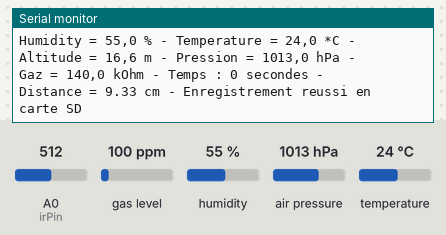
A sketch run on a simulated Arduino Uno, built with avr-gcc and run on an emulated ATmega328P. Parts: the last lines printed to the serial monitor. The inputs (shaded band) are chosen by the test bench; at power-on: gas level 100 ppm, A0 (irPin) = 512, humidity 55 %, air pressure 1013 hPa, temperature 24 °C. Storage starts empty.

Above: at 1.2 s.
1.3 s: gas level set to 20 ppm
At 2.55 s:
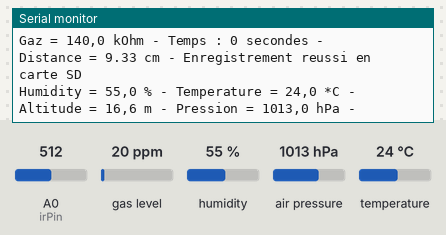
3.8 s: A0 (irPin) set to 716
At 4.89 s:
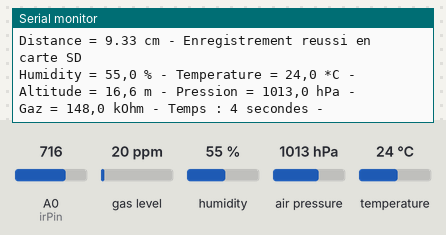
6.3 s: humidity set to 22 %
At 8.4 s:
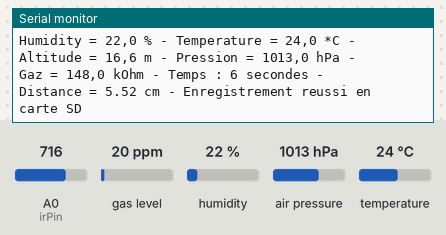
8.8 s: air pressure set to 952 hPa
At 10.9 s:
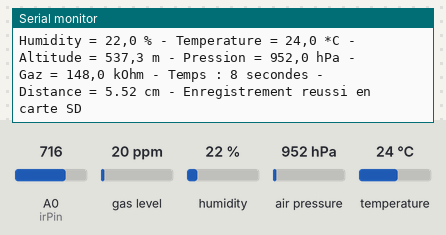
11.3 s: A0 (irPin) set to 992
At 12.3 s:
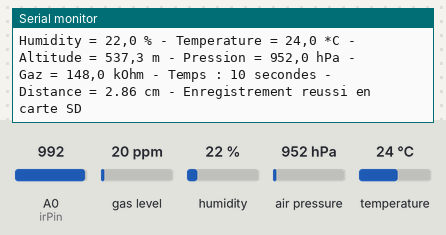
13.8 s: temperature set to 12 °C
At 14.8 s:
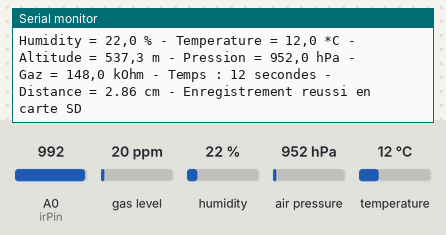
Timing chart, 0 to 16.8 s (numbered marks = the images above; inputs shaded):
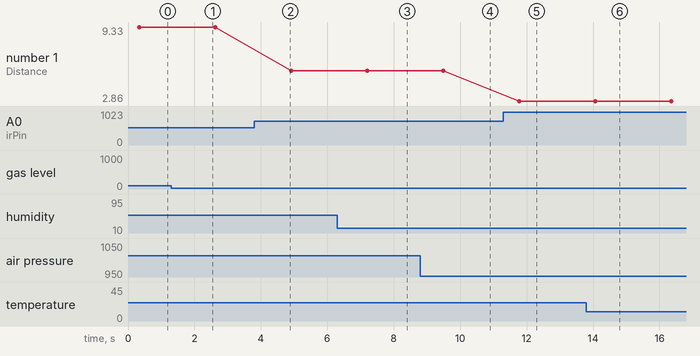

Measured:
- after the input at 6.3 s, the serial monitor: prints a new line after 0.76 s (image 3)
- after the input at 8.8 s, the serial monitor: prints a new line after 0.60 s (image 4)
- after the input at 11.3 s, the serial monitor: prints a new line after 0.48 s (image 5)
- after the input at 13.8 s, the serial monitor: prints a new line after 0.13 s (image 6)
- plotted number 1: 9.33 → 5.52 after the input at 3.8 s, 5.52 → 2.86 after the input at 11.3 s

The sketch:

code_basile.ino
```cpp
/***************************************************************************
  Code de Basile pour le cansat

  Fonctionnalités :
    - Lecture des données du BME680
    - Envoie de ces données à la carte SD

  Les capteurs/modules utilisent le bus SPI ou analogique.

  La valeur de distance du capteur IR est fausse, c'est en attendant un calibrage précis.

  /!\ IMPORTANT : /!\
  /!\ Veuillez mettre un fichier nommé "donnees.csv" dans la carte SD.  /!\
  /!\ Ce fichier doit être VIDE. Importez le code avant d'insérer la    /!\
  /!\ carte SD pour éviter d'avoir des données qui ne sont pas dans la  /!\
  /!\ bonne case...                                                     /!\
  /!\ Modifiez également la valeur SEALEVELPRESSURE_HPA en mettant la   /!\
  /!\ valeur obtenue ici : https://metar-taf.com/LFFW (à droite, en hPa)/!\
  /!\ Cette valeur permet de déterminer l'altitude grâce à la pression  /!\
 ***************************************************************************/

#include <Wire.h>
#include <SPI.h>
#include <Adafruit_Sensor.h>
#include "Adafruit_BME680.h"
#include <SD.h>

const int SD_CS = 9;
const char* nomDuFichier = "donnees.csv";
File monFichier;
const long delaiIntervalleDeMesures = 2000;

#define BME_SCK 13
#define BME_MISO 12
#define BME_MOSI 11
#define BME_CS 10

#define SEALEVELPRESSURE_HPA (1015)

//Adafruit_BME680 bme; // I2C
Adafruit_BME680 bme(BME_CS); // hardware SPI
//Adafruit_BME680 bme(BME_CS, BME_MOSI, BME_MISO,  BME_SCK);

int time;
int irPin = 0; // Pin sur lequel est branché la sortie analogique du capteur IR

void setup() {
  Serial.begin(9600);
  SD.begin(SD_CS);
  while (!Serial);
  Serial.println();
  Serial.println();
  Serial.println(F("BME680 test"));
  time = 0;

  if (!bme.begin()) {
    Serial.println("Impossible de trouver un BME680 valide, verifiez les cablages!");
    while (1);
  }

  Serial.print(F("Initialisation de la carte SD..."));
  if (!SD.begin(SD_CS)) {
    Serial.println();
    Serial.println();
    Serial.println(F("Echec de l'initialisation du lecteur de SD card. Verifiez :"));
    Serial.println(F("1. que la carte SD soit bien inseree"));
    Serial.println(F("2. que votre cablage soit bon"));
    Serial.println(F("3. que la variable 'sdCardPinChipSelect' corresponde bien au branchement de la pin CS de votre carte SD sur l'Arduino"));
    Serial.println(F("Et appuyez sur le bouton RESET de votre Arduino une fois le pb resolu, pour redemarrer ce programme !"));
    while (true);
  }
  Serial.println(F(" reussi !"));
  Serial.println();

  // Set up oversampling and filter initialization
  bme.setTemperatureOversampling(BME680_OS_8X);
  bme.setHumidityOversampling(BME680_OS_2X);
  bme.setPressureOversampling(BME680_OS_4X);
  bme.setIIRFilterSize(BME680_FILTER_SIZE_3);
  bme.setGasHeater(320, 150); // 320*C for 150 ms
}


void loop() {
  if (! bme.performReading()) {
    Serial.println("Impossible de lire sur le BME680 :(");
    return;
  }

  // Lecture des données du BME680
  float tauxHumidite = bme.humidity;        // Lecture du taux d'humidité, exprimé en %
  float temperature = bme.temperature;      // Lecture de la température ambiante, exprimée en degrés celsius
  float altitude = bme.readAltitude(SEALEVELPRESSURE_HPA); // Lecture de l'altitude grâce à la pression en m
  float pression = (bme.pressure / 100.0); // Lecture de la pression atmosphérique en hPa
  float resistanceGaz = (bme.gas_resistance / 1000.0); // Lecture de la résistance électrique du capteur de gaz en kOhm

  // Lecture des données du capteur IR (Gravimètre)
  int sensorValue = analogRead(irPin); // Lit la valeur analogique du capteur
  float distance = (6787.0 / (sensorValue - 3.0)) - 4.0; // Calcule la distance en cm
  // /!\ CETTE VALEUR DE DISTANCE EST FAUSSE /!\

  // Vérification si données bien reçues
  if (isnan(tauxHumidite) || isnan(temperature) || isnan(altitude) || isnan(pression) || isnan(resistanceGaz) || isnan(distance)) {
    Serial.println(F("Une des valeurs du BME n'est pas valide ou absente. Est-il bien branche ?"));
    delay(2000);
    return;         // Si aucune valeur n'a été reçue par l'Arduino, on attend 2 secondes, puis on redémarre la fonction loop()
  }

  // Mise en forme de ces données (un seul chiffre après la virgule)
  String tauxHumiditeArrondi = String(tauxHumidite,1);    // Affichage d'une seule décimale (car précision de 0,1 % ici)
  String temperatureArrondie = String(temperature,1);     // Affichage d'une seule décimale (car précision de 0,1 °C ici)
  String altitudeArrondie = String(altitude,1);           // Affichage d'une seule décimale (car précision de 0.1 m ici)
  String pressionArrondie = String(pression,1);           // Affichage d'une seule décimale (car précision de 0.6 hPa ici)
  String gazArrondie = String(resistanceGaz,1);           // Affichage d'une seule décimale
  String distanceArrondie = String(distance, 1);          // Affichage d'une seule décimale
  tauxHumiditeArrondi.replace(".", ",");                  // et on remplace les séparateurs de décimale, initialement en "." pour devenir ","
  temperatureArrondie.replace(".", ",");                  // (permet par exemple d'affichier 12,76 au lieu de 12.76 (ce qui facilite l'interprétation dans Excel ou tout autre tableur)
  altitudeArrondie.replace(".", ",");
  pressionArrondie.replace(".", ",");
  gazArrondie.replace(".", ",");
  distanceArrondie.replace(".", ",");

  // Affichage des valeurs sur le moniteur série de l'IDE Arduino
  Serial.print("Humidity = "); Serial.print(tauxHumiditeArrondi); Serial.print(" % - ");
  Serial.print("Temperature = "); Serial.print(temperatureArrondie); Serial.println(" *C - ");
  Serial.print("Altitude = "); Serial.print(altitudeArrondie); Serial.print(" m - ");
  Serial.print("Pression = "); Serial.print(pressionArrondie); Serial.println(" hPa - ");
  Serial.print("Gaz = "); Serial.print(gazArrondie); Serial.print(" kOhm - ");
  Serial.print("Temps : "); Serial.print(time); Serial.println(" secondes - ");
  Serial.print("Distance = "); Serial.print(distance); Serial.print(" cm - ");

  // Enregistrement de ces données sur la carte SD
  monFichier = SD.open(nomDuFichier, FILE_WRITE);
  if (monFichier) {
    monFichier.print(tauxHumiditeArrondi);
    monFichier.print(";");                  // Délimiteur du fichier CSV
    monFichier.print(temperatureArrondie);
    monFichier.print(";");
    monFichier.print(altitudeArrondie);
    monFichier.print(";");
    monFichier.print(pressionArrondie);
    monFichier.print(";");
    monFichier.print(gazArrondie);
    monFichier.print(";");
    monFichier.print(time);
    monFichier.print(";");
    monFichier.print(distanceArrondie);
    monFichier.println();
    monFichier.close();                     // L'enregistrement des données se fait au moment de la clôture du fichier
    Serial.println(F("Enregistrement reussi en carte SD"));
  }
  else {
    Serial.println(F("Erreur lors de la tentative d'ouverture du fichier en ecriture, sur la carte SD"));
  }

  // Temporisation de X secondes (2 sec min, pour que le BME680 ait le temps de faire ses mesures)
  Serial.println();
  time = time + 2; // On rajoute 2 secondes au time pour comptabiliser le délai
  delay(2000);
}
```
